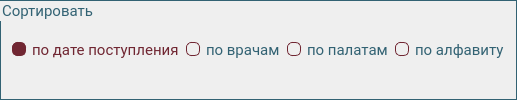
                   <widget class="QGroupBox" name="groupBox_sort">
                    <property name="minimumSize">
                     <size>
                      <width>0</width>
                      <height>50</height>
                     </size>
                    </property>
                    <property name="font">
                     <font>
                      <family>Roboto</family>
                      <pointsize>11</pointsize>
                      <weight>50</weight>
                      <italic>false</italic>
                      <bold>false</bold>
                     </font>
                    </property>
                    <property name="styleSheet">
                     <string notr="true">font-size: 11pt;
color: rgba(50, 98, 115, 255);
border: 1px solid  rgba(50, 98, 115, 255);</string>
                    </property>
                    <property name="title">
                     <string>Сортировать</string>
                    </property>
                    <layout class="QGridLayout" name="gridLayout_5">
                     <property name="topMargin">
                      <number>1</number>
                     </property>
                     <property name="bottomMargin">
                      <number>1</number>
                     </property>
                     <property name="verticalSpacing">
                      <number>1</number>
                     </property>
                     <item row="0" column="2">
                      <widget class="QRadioButton" name="radioButton_room">
                       <property name="font">
                        <font>
                         <family>Roboto</family>
                         <pointsize>11</pointsize>
                         <weight>50</weight>
                         <italic>false</italic>
                         <bold>false</bold>
                        </font>
                       </property>
                       <property name="styleSheet">
                        <string notr="true">QRadioButton {
	color: #326273;
	border: none;
	background-color: none;
}
QRadioButton:checked {
   color: #702632;
}
QRadioButton::indicator:checked {
	border-style:solid;
	border-radius:5px;
	border-width: 1px;
	border-color: #702632;
	color: #FFFFFF;
	background-color: #702632;
}
QRadioButton::indicator:!checked {
	border-style:solid;
	border-radius:5px;
	border-width: 1px;
	border-color: #702632;
	color: #FFFFFF;
	background-color: none;
}</string>
                       </property>
                       <property name="text">
                        <string>по палатам</string>
                       </property>
                      </widget>
                     </item>
                     <item row="0" column="0">
                      <widget class="QRadioButton" name="radioButton_date">
                       <property name="font">
                        <font>
                         <family>Roboto</family>
                         <pointsize>11</pointsize>
                         <weight>50</weight>
                         <italic>false</italic>
                         <bold>false</bold>
                        </font>
                       </property>
                       <property name="styleSheet">
                        <string notr="true">QRadioButton {
	color: #326273;
	border: none;
	background-color: none;
}
QRadioButton:checked {
   color: #702632;
}
QRadioButton::indicator:checked {
	border-style:solid;
	border-radius:5px;
	border-width: 1px;
	border-color: #702632;
	color: #FFFFFF;
	background-color: #702632;
}
QRadioButton::indicator:!checked {
	border-style:solid;
	border-radius:5px;
	border-width: 1px;
	border-color: #702632;
	color: #FFFFFF;
	background-color: none;
}</string>
                       </property>
                       <property name="text">
                        <string>по дате поступления</string>
                       </property>
                       <property name="checked">
                        <bool>true</bool>
                       </property>
                      </widget>
                     </item>
                     <item row="0" column="1">
                      <widget class="QRadioButton" name="radioButton_doc">
                       <property name="font">
                        <font>
                         <family>Roboto</family>
                         <pointsize>11</pointsize>
                         <weight>50</weight>
                         <italic>false</italic>
                         <bold>false</bold>
                        </font>
                       </property>
                       <property name="layoutDirection">
                        <enum>Qt::LeftToRight</enum>
                       </property>
                       <property name="styleSheet">
                        <string notr="true">QRadioButton {
	color: #326273;
	border: none;
	background-color: none;
}
QRadioButton:checked {
   color: #702632;
}
QRadioButton::indicator:checked {
	border-style:solid;
	border-radius:5px;
	border-width: 1px;
	border-color: #702632;
	color: #FFFFFF;
	background-color: #702632;
}
QRadioButton::indicator:!checked {
	border-style:solid;
	border-radius:5px;
	border-width: 1px;
	border-color: #702632;
	color: #FFFFFF;
	background-color: none;
}</string>
                       </property>
                       <property name="text">
                        <string>по врачам</string>
                       </property>
                       <property name="checked">
                        <bool>false</bool>
                       </property>
                      </widget>
                     </item>
                     <item row="0" column="3">
                      <widget class="QRadioButton" name="radioButton_name">
                       <property name="font">
                        <font>
                         <family>Roboto</family>
                         <pointsize>11</pointsize>
                         <weight>50</weight>
                         <italic>false</italic>
                         <bold>false</bold>
                        </font>
                       </property>
                       <property name="styleSheet">
                        <string notr="true">QRadioButton {
	color: #326273;
	border: none;
	background-color: none;
}
QRadioButton:checked {
   color: #702632;
}
QRadioButton::indicator:checked {
	border-style:solid;
	border-radius:5px;
	border-width: 1px;
	border-color: #702632;
	color: #FFFFFF;
	background-color: #702632;
}
QRadioButton::indicator:!checked {
	border-style:solid;
	border-radius:5px;
	border-width: 1px;
	border-color: #702632;
	color: #FFFFFF;
	background-color: none;
}</string>
                       </property>
                       <property name="text">
                        <string>по алфавиту</string>
                       </property>
                      </widget>
                     </item>
                    </layout>
                   </widget>
